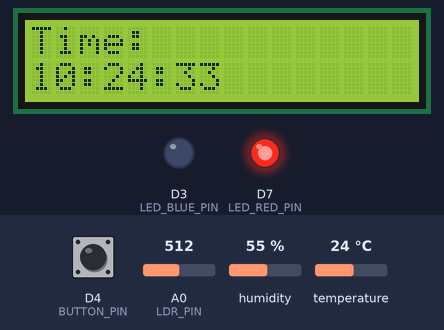
Simulated run of this sketch. Board: ESP8266 (NodeMCU). Shown: 16×2 character LCD, output pins drawn as LEDs (lit = HIGH). The inputs (shaded band) are chosen by the test bench; at power-on: D4 (BUTTON_PIN) HIGH, A0 (LDR_PIN) = 512, humidity 55 %, temperature 24 °C. WiFi joins after 1.5 s; servers stay silent unless stated; network time is answered at once with the bench clock; uploads are accepted with an empty reply; the local clock reads 2024-03-15 10:24:30 at power-on unless the sketch sets it; what the sketch prints to the serial monitor is not drawn.

Above: at 3.2 s.
3.3 s: D4 (BUTTON_PIN) pulled LOW for 0.15 s
At 3.67 s:
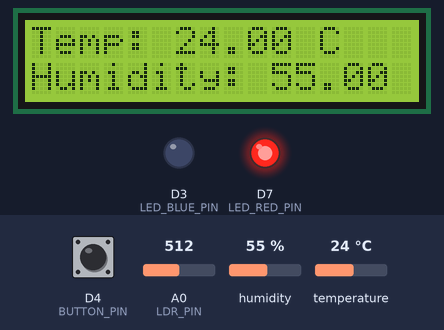
At 4.7 s:
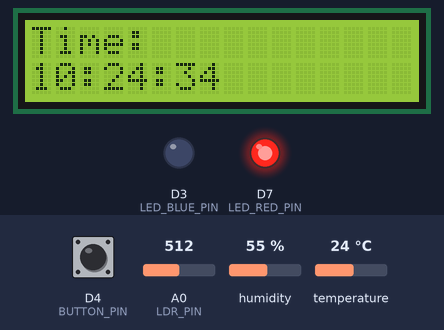
4.9 s: D4 (BUTTON_PIN) pulled LOW for 3.2 s
14.3 s: D4 (BUTTON_PIN) pulled LOW for 1 s
Timing chart, 0 to 17.3 s (numbered marks = the images above; inputs shaded):
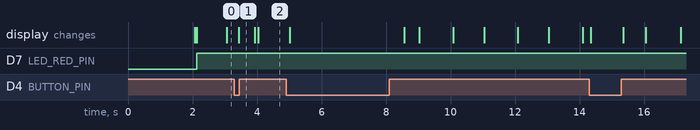

The sketch:

sketch_nov6b.ino
```cpp
// (licence header left out)
#include <Wire.h>
#include <LiquidCrystal_I2C.h>
#include <NTPClient.h>
#include <WiFiUdp.h>
#include <DHT.h>
#include <ESP8266WiFi.h>
#include <ArduinoJson.h>

// Pin definitions
const int BUTTON_PIN = D4;
const int DHT_SENSOR_PIN = D5;
const int LDR_PIN = A0;
const int LED_RED_PIN = D7;
const int LED_BLUE_PIN = D3;

// DHT sensor initialization
#define DHT_SENSOR_TYPE DHT11
DHT dhtSensor(DHT_SENSOR_PIN, DHT_SENSOR_TYPE);

// LCD initialization
LiquidCrystal_I2C lcdDisplay(0x27, 16, 2);

// NTP client setup
WiFiUDP ntpUDPClient;
NTPClient ntpTimeClient(ntpUDPClient, "pool.ntp.org", 3600, 60000);

// WiFi credentials
const char* wifiSSID = "iotroam";
const char* wifiPassword = "dMOE4fnBKv7";

// Server address for data transmission
const char* serverAddress = "10.21.51.75";

void setup() {
    Serial.begin(9600); // Start serial communication for debugging
    WiFi.begin(wifiSSID, wifiPassword); // Connect to WiFi network

    // Wait until connected to WiFi
    while (WiFi.status() != WL_CONNECTED) {
        delay(1000);
        Serial.println("Connecting to WiFi...");
    }
    Serial.println("WiFi connected successfully.");

    dhtSensor.begin(); // Initialize DHT sensor
    lcdDisplay.init(); // Initialize the LCD
    lcdDisplay.backlight(); // Activate LCD backlight

    ntpTimeClient.begin(); // Start NTP client to fetch current time
    pinMode(BUTTON_PIN, INPUT_PULLUP); // Configure button pin with internal pull-up
    pinMode(LED_RED_PIN, OUTPUT); // Set RED LED pin as output
    pinMode(LED_BLUE_PIN, OUTPUT); // Set BLUE LED pin as output
}

void loop() {
    // Update time from NTP server
    ntpTimeClient.update();
    String currentTime = ntpTimeClient.getFormattedTime();

    // Retrieve temperature and humidity from DHT sensor
    float measuredTemperature = dhtSensor.readTemperature();
    float measuredHumidity = dhtSensor.readHumidity();

    // Adjust temperature based on light level from LDR
    int lightLevel = analogRead(LDR_PIN);
    if (lightLevel > 700) { // High light indicates warmth
        measuredTemperature += 5;
    } else if (lightLevel < 300) { // Low light indicates cold
        measuredTemperature -= 5;
    }

    // Check button press status
    if (digitalRead(BUTTON_PIN) == LOW) {
        // Show temperature and humidity on LCD when button is pressed
        lcdDisplay.clear();
        lcdDisplay.setCursor(0, 0);
        lcdDisplay.print("Temp: ");
        lcdDisplay.print(measuredTemperature);
        lcdDisplay.print(" C");

        lcdDisplay.setCursor(0, 1);
        lcdDisplay.print("Humidity: ");
        lcdDisplay.print(measuredHumidity);
        lcdDisplay.print(" %");

        // Send data to server if values are valid
        if (!isnan(measuredTemperature) && !isnan(measuredHumidity)) {
            transmitDataToServer(measuredTemperature, measuredHumidity, lightLevel, currentTime);
        }
    } else {
        // Display current time when button is not pressed
        lcdDisplay.clear();
        lcdDisplay.setCursor(0, 0);
        lcdDisplay.print("Time:");
        lcdDisplay.setCursor(0, 1);
        lcdDisplay.print(currentTime);
    }

    // Control LED indicators based on temperature
    if (!isnan(measuredTemperature)) {
        if (measuredTemperature > 0) {
            digitalWrite(LED_RED_PIN, HIGH);  // Turn on RED LED for positive temperature
            digitalWrite(LED_BLUE_PIN, LOW);   // Turn off BLUE LED
        } else {
            digitalWrite(LED_RED_PIN, LOW);    // Turn off RED LED
            digitalWrite(LED_BLUE_PIN, HIGH);  // Turn on BLUE LED for negative temperature
        }
    }

    delay(100); // Short delay for stability
}

// Function to transmit sensor data to the server
// Parameters: temperature, humidity, light level, current time
void transmitDataToServer(float temperature, float humidity, int lightLevel, String currentTime) {
    WiFiClient client;

    Serial.println("Connecting to server...");

    if (client.connect(serverAddress, 80)) {
        // JSON object for data transmission
        StaticJsonDocument<200> jsonDocument;
        jsonDocument["sensor_name"] = "DHT11"; // Sensor identification
        jsonDocument["temperature"] = temperature;
        jsonDocument["humidity"] = humidity;
        jsonDocument["light_level"] = lightLevel;
        jsonDocument["formatted_time"] = currentTime;

        // Create Convert JSON object to String
        String jsonData;
        serializeJson(jsonDocument, jsonData);

        // Send HTTP POST request with sensor data
        client.println("POST /data_handler.php HTTP/1.1");
        client.println("Host: 10.21.50.164"); // Update with your server's IP
        client.println("Content-Type: application/json");
        client.print("Content-Length: ");
        client.println(jsonData.length());
        client.println();
        client.println(jsonData);

        Serial.println("Data transmitted: " + jsonData);

        // Read server response
        while (client.available()) {
            String responseLine = client.readStringUntil('\n');
            Serial.println(responseLine);
        }

        client.stop(); // Close the connection
    } else {
        Serial.println("Failed to connect to server.");
    }
}
```

Measured:
- after the input at 3.3 s, the display: changes after 0.13 s (image 1)
